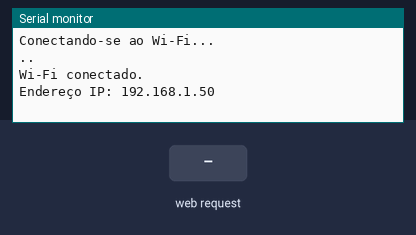
Simulated run of this sketch. Board: ESP8266 (NodeMCU). On the bench: the last lines printed to the serial monitor. Inputs (shaded band) come from the test bench. WiFi joins after 1.5 s; servers stay silent unless stated.

Above: at 3.2 s.
3.3 s: HTTP request GET /setEstado?valor= received
At 4.4 s:
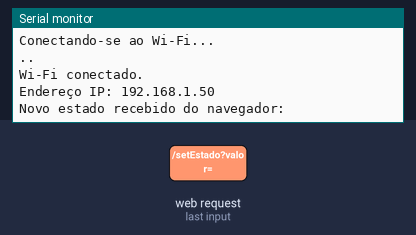
At 5.6 s:
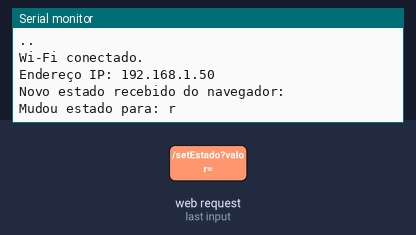

The sketch:

esp8266.ino
```cpp
#include <ESP8266WiFi.h>
#include <ESP8266WebServer.h>

//Configuração de rede e senha
const char *rede = "AMR";
const char *senha = "12345678";

WiFiServer server(80);

// Variável de estado
char estado = 'r';  // r = vermelho, y = amarelo, g = verde
int tempo = 1000;
unsigned long ultimaTroca = 0;
int tempoCor = 5000; // 5 segundos por cor

void setup() {
  Serial.begin(9600);

  WiFi.begin(rede, senha);
  Serial.println("Conectando-se ao Wi-Fi...");
  while (WiFi.status() != WL_CONNECTED) {
    delay(1000);
    Serial.print(".");
  }

  Serial.println("");
  Serial.println("Wi-Fi conectado.");
  Serial.print("Endereço IP: ");
  Serial.println(WiFi.localIP());

  server.begin();
}

void loop() {
  // ---- Controle automático do semáforo ----
  if (millis() - ultimaTroca >= tempoCor) {
    ultimaTroca = millis();
    if (estado == 'r') estado = 'g';   // vermelho -> verde
    else if (estado == 'g') estado = 'y'; // verde -> amarelo
    else estado = 'r';                 // amarelo -> vermelho
    Serial.print("Mudou estado para: ");
    Serial.println(estado);


  }

  // ---- Servidor Web ----
  WiFiClient client = server.available();

  if (client) {
    String request = "";
    while (client.connected()) {
      if (client.available()) {
        char c = client.read();
        request += c;
        if (request.endsWith("\r\n\r\n")) break;
      }
    }

    // Endpoint para AJAX -> retorna só a cor atual
    if (request.indexOf("/estado") != -1) {
      client.println("HTTP/1.1 200 OK");
      client.println("Content-type:text/plain");
      client.println();
      client.print(estado);
      client.stop();
      return;
    }

    // Endpoint para mudar estado manualmente (botão da ambulância)
    if (request.indexOf("/setEstado?valor=") != -1) {
      int pos = request.indexOf("valor=") + 6;
      if (pos < request.length()) {
        estado = request.charAt(pos);
        Serial.print("Novo estado recebido do navegador: ");
        Serial.println(estado);
      }
      client.println("HTTP/1.1 200 OK");
      client.println("Content-type:text/plain");
      client.println();
      client.print("OK - Estado atualizado para ");
      client.print(estado);
      client.println();
      client.stop();
      return;
    }

    // Página HTML
    client.println("HTTP/1.1 200 OK");
    client.println("Content-type:text/html");
    client.println();
    client.println(updateWebpage());
    client.stop();
  }
}

// --- Página HTML ---
String updateWebpage() {
  String ptr = "<!DOCTYPE html><html><head><title>Semáforo ESP8266</title><meta charset='UTF-8'>";
  ptr += "<style>body{text-align:center;font-family:Arial;background:#f0f0f0;}";
  ptr += ".light{width:100px;height:100px;margin:20px auto;border-radius:50%;background:gray;}";
  ptr += "</style></head><body>";
  ptr += "<h1>Semáforo ESP8266</h1>";
  ptr += "<div id='red' class='light'></div>";
  ptr += "<div id='yellow' class='light'></div>";
  ptr += "<div id='green' class='light'></div>";
  ptr += "<button onclick=\"enviarEstado('g')\">🚑 Ambulância</button>";

  // JS: busca estado a cada 1s
  ptr += "<script>";
  ptr += "function atualizar(){";
  ptr += "fetch('/estado').then(r=>r.text()).then(cor=>{";
  ptr += "document.getElementById('red').style.backgroundColor=(cor==='r')?'red':'gray';";
  ptr += "document.getElementById('yellow').style.backgroundColor=(cor==='y')?'yellow':'gray';";
  ptr += "document.getElementById('green').style.backgroundColor=(cor==='g')?'green':'gray';";
  ptr += "});}";
  ptr += "setInterval(atualizar,";
  ptr += tempo;
  ptr +=");atualizar();";

  ptr += "function enviarEstado(cor){";
  ptr += "fetch('/setEstado?valor='+cor).then(r=>r.text()).then(t=>console.log(t));";
  ptr += "}";
  ptr += "</script></body></html>";
  return ptr;
}
```

Measured:
- after the input at 3.3 s, the serial monitor: prints a new line at once (image 1)
